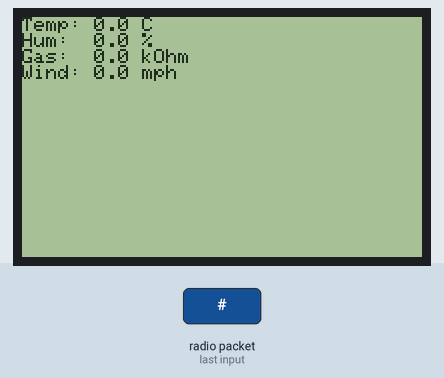
Simulated run of this sketch. Board: ESP32. Parts: 400×240 one-colour display. Inputs (shaded band) come from the test bench. WiFi joins after 1.5 s; servers stay silent unless stated; network time is answered at once with the bench clock; uploads are accepted with an empty reply; the local clock reads 2024-03-15 10:24:30 at power-on unless the sketch sets it; no radio packets arrive unless stated; what the sketch prints to the serial monitor is not drawn.

3.4 s: radio packet "#" arrives
Above: at 4.9 s.
6.4 s: radio packet "ID:" arrives
8.0 s: radio packet "X:" arrives
Timing chart, 0 to 11.0 s (numbered marks = the images above; inputs shaded):
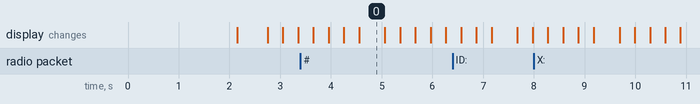

The sketch:

receiver_with_display.ino
```cpp
/*
 * Project: ESP32 LoRa Receiver + Sharp Memory LCD + Google Sheets Logger
 * Description: Receives LoRa packets from sensor nodes, parses readings
 *              (temp, humidity, pressure, gas, wind), displays them on a
 *              400x240 Sharp Memory LCD, and logs to Google Sheets via
 *              an Apps Script endpoint with NTP timestamps.
 *
 * Hardware: ESP32 + RFM95 (SS=5, RST=26, DIO0=27) @ 915 MHz (NA)
 *           Sharp Memory LCD 400x240 (SCK=14, MOSI=13, CS=15, DISP=25, VCOM=4)
 * Libraries: LoRa, WiFi, HTTPClient, NTPClient, Adafruit_GFX, Adafruit_SharpMem
 *
 * Based on: Random Nerd Tutorials ESP32 LoRa guide by Rui & Sara Santos
 * Modifications: Added Sharp LCD support, NTP time, JSON logging to Google Sheets,
 *                and custom packet parsing.
 *
 * Author: Kelia Gjurgjaj, Ani Vardanyan, Alyssa Seims
 * Date Started: Oct 2024
 */

#include <SPI.h>
#include <LoRa.h>
// WiFi / Google Sheets
#include <WiFi.h>
#include <HTTPClient.h>
#include <NTPClient.h>
#include <WiFiUdp.h>
#include <Adafruit_GFX.h>
#include <Adafruit_SharpMem.h>

//define the pins used by the transceiver module
#define ss 5
#define rst 26
#define dio0 27

#define SHARP_SCK   14  // CLK
#define SHARP_MOSI  13  // MOSI
#define SHARP_SS    15  // CS
#define SHARP_DISP  25  // Display enable pin
#define SHARP_VCOM  4   // VCOM toggle pin
#define BLACK 0
#define WHITE 1

Adafruit_SharpMem display(SHARP_SCK, SHARP_MOSI, SHARP_SS, 400, 240);

// WiFi Stuff below

// Replace with your network credentials
const char* ssid = "Starlink";
const char* password = "*********";
const char* serverAddress = "*******";
const int serverPort = 80;

// Google Apps Script Web App URL
const char* serverName = "https://script.google.com/macros/s/AKfycbywnSWLs8_LqM3vRi_-mjHhK1A9MMaT3hCivDwBCKAHPst_-MhH9RBAlrO_p4jzx8mIag/exec";

// Initialize WiFi and NTP client
WiFiUDP ntpUDP;
NTPClient timeClient(ntpUDP, "pool.ntp.org", 7200, 60000); // Update every 60 seconds

void setup() {
  //initialize Serial Monitor
  Serial.begin(115200);
  while (!Serial);
  Serial.println("LoRa Receiver");

  //setup LoRa transceiver module
  LoRa.setPins(ss, rst, dio0);

  //replace the LoRa.begin(---E-) argument with your location's frequency
  //433E6 for Asia
  //868E6 for Europe
  //915E6 for North America
  while (!LoRa.begin(915E6)) {
    Serial.println(".");
    delay(500);

  pinMode(SHARP_DISP, OUTPUT);
  digitalWrite(SHARP_DISP, HIGH);
  pinMode(SHARP_VCOM, OUTPUT);

  display.begin();
  display.clearDisplay();
  display.refresh();
  }
   // Change sync word (0xF3) to match the receiver
  // The sync word assures you don't get LoRa messages from other LoRa transceivers
  // ranges from 0-0xFF
  LoRa.setTxPower(20); //CHANGE THIS DURING TESTING ***************************************************************
  LoRa.setSyncWord(0xF3);
  Serial.println("LoRa Initializing OK!");

  // Setup WiFi connectionl;'
  ///////5
  delay(100);
  WiFi.mode(WIFI_STA);
  WiFi.begin(ssid, password);
  while (WiFi.status() != WL_CONNECTED) {
    delay(1000);
    Serial.println("Connecting to WiFi...");
  }
  Serial.println("Connected to WiFi");
  Serial.println(WiFi.localIP());

  // Initialize NTP client
  timeClient.begin();
  timeClient.update();
}

void loop() {
  // Toggle EXTCOMIN for Sharp display every second
  static unsigned long lastVCOM = 0;
  static bool vcomState = false;
  if (millis() - lastVCOM >= 1000) {
    vcomState = !vcomState;
    digitalWrite(SHARP_VCOM, vcomState);
    lastVCOM = millis();
  }

      // Display on Sharp Memory LCD
    display.clearDisplay();
    display.setTextSize(2);
    display.setTextColor(BLACK);
    display.setCursor(0, 0);

    display.print("Starting... ");
        display.refresh();

  // Check for LoRa packet
  int packetSize = LoRa.parsePacket();
  if (packetSize) {
    // Read LoRa message into input
    String input = "";
    while (LoRa.available()) {
      input += (char)LoRa.read();
    }

    Serial.print("Received: ");
    Serial.println(input);
    float rssi = LoRa.packetRssi();
    Serial.print("RSSI: ");
    Serial.println(rssi);

    // Parse values
    int num = input.substring(input.indexOf("#") + 1, input.indexOf(" ID:")).toInt();
    String id = input.substring(input.indexOf("ID:") + 3, input.indexOf(" X:"));
    float windSpeed = input.substring(input.indexOf("X:") + 2, input.indexOf(" Y:")).toFloat();
    float windSpeedKm = input.substring(input.indexOf("Y:") + 2, input.indexOf(" Z:")).toFloat();
    float windSpeedMph = input.substring(input.indexOf("Z:") + 2, input.indexOf(" T:")).toFloat();
    float temperature = input.substring(input.indexOf("T:") + 2, input.indexOf(" P:")).toFloat();
    float pressure = input.substring(input.indexOf("P:") + 2, input.indexOf(" H:")).toFloat();
    float humidity = input.substring(input.indexOf("H:") + 2, input.indexOf(" G:")).toFloat();
    float gas = input.substring(input.indexOf("G:") + 2).toFloat();

    // Display on Sharp Memory LCD
    display.clearDisplay();
    display.setTextSize(2);
    display.setTextColor(BLACK);
    display.setCursor(0, 0);

    display.print("Temp: ");
    display.print(temperature, 1);
    display.println(" C");

    display.print("Hum:  ");
    display.print(humidity, 1);
    display.println(" %");

    display.print("Gas:  ");
    display.print(gas, 1);
    display.println(" kOhm");

    display.print("Wind: ");
    display.print(windSpeedMph, 1);
    display.println(" mph");

    display.refresh();

    // Send to Google Sheets
    if (WiFi.status() == WL_CONNECTED) {
      HTTPClient http;
      http.begin(serverName);
      http.addHeader("Content-Type", "application/json");

      timeClient.update();
      String formattedTime = timeClient.getFormattedTime();

      String jsonData = "{";
      jsonData += "\"method\":\"append\",";
      jsonData += "\"timestamp\":\"" + formattedTime + "\",";
      jsonData += "\"count\":\"" + String(num) + "\",";
      jsonData += "\"id\":\"" + id + "\",";
      jsonData += "\"temp\":\"" + String(temperature) + "\",";
      jsonData += "\"hum\":\"" + String(humidity) + "\",";
      jsonData += "\"pres\":\"" + String(pressure) + "\",";
      jsonData += "\"gas\":\"" + String(gas) + "\",";
      jsonData += "\"wkm\":\"" + String(windSpeedKm) + "\",";
      jsonData += "\"wmps\":\"" + String(windSpeed) + "\",";
      jsonData += "\"wmph\":\"" + String(windSpeedMph) + "\",";
      jsonData += "\"rssi\":\"" + String(rssi) + "\"}";

      Serial.println("Sending JSON Data: " + jsonData);

      int httpResponseCode = http.POST(jsonData);
      if (httpResponseCode > 0) {
        String response = http.getString();
        Serial.println(httpResponseCode);
        Serial.println(response);
      } else {
        Serial.println("Error on sending POST: " + String(httpResponseCode));
      }

      http.end();
    } else {
      Serial.println("WiFi Disconnected");
    }

    Serial.println("done with wifi stuff");
  }
}
```

Measured:
- after the input at 3.4 s, the display: first differs from a run without the input after 1.2 s (image 0)
- what the display in image 0 shows lasts 0.5 s, from 4.6 s to 5.1 s
